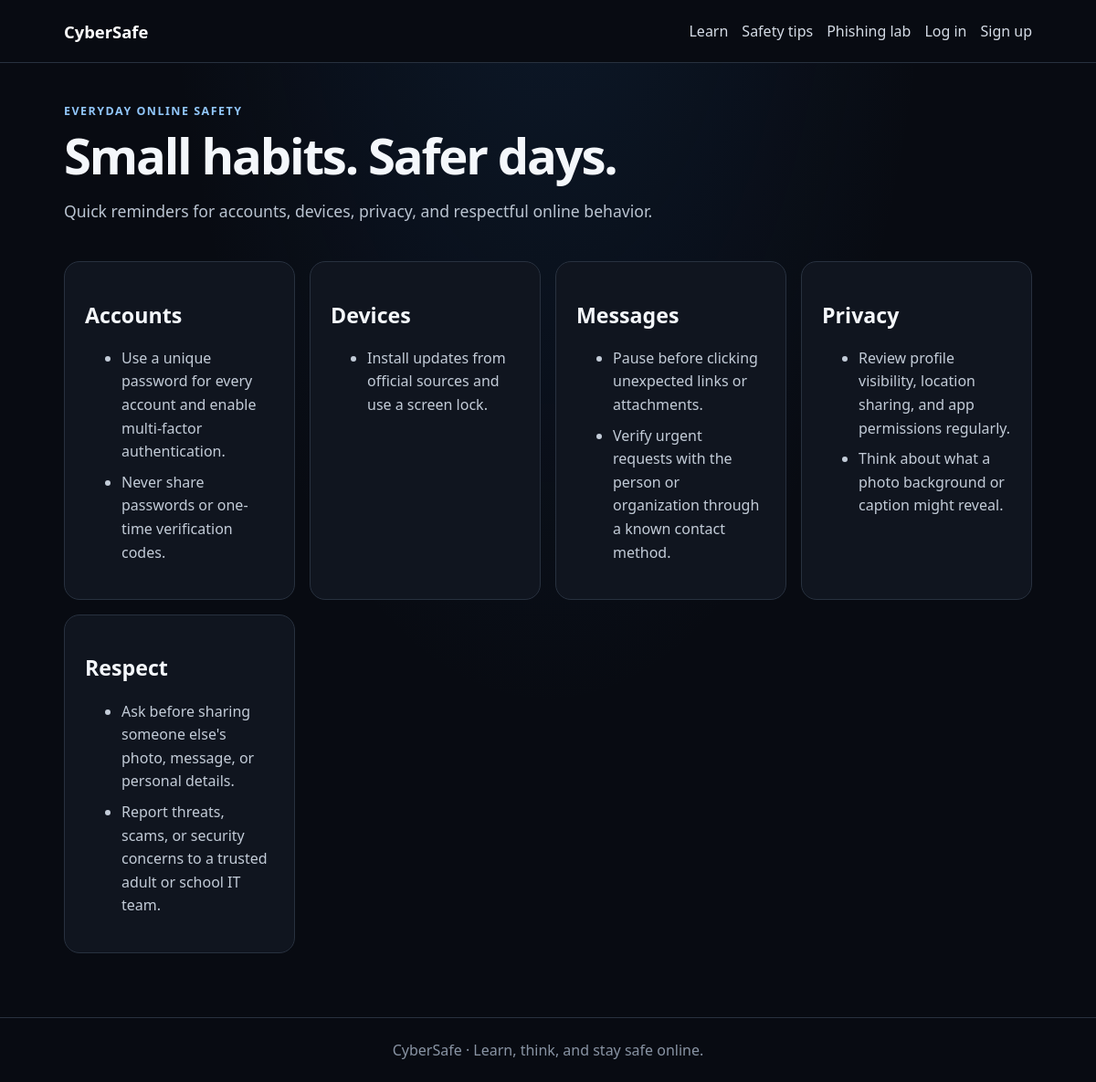
Before: /tips with the older database file.
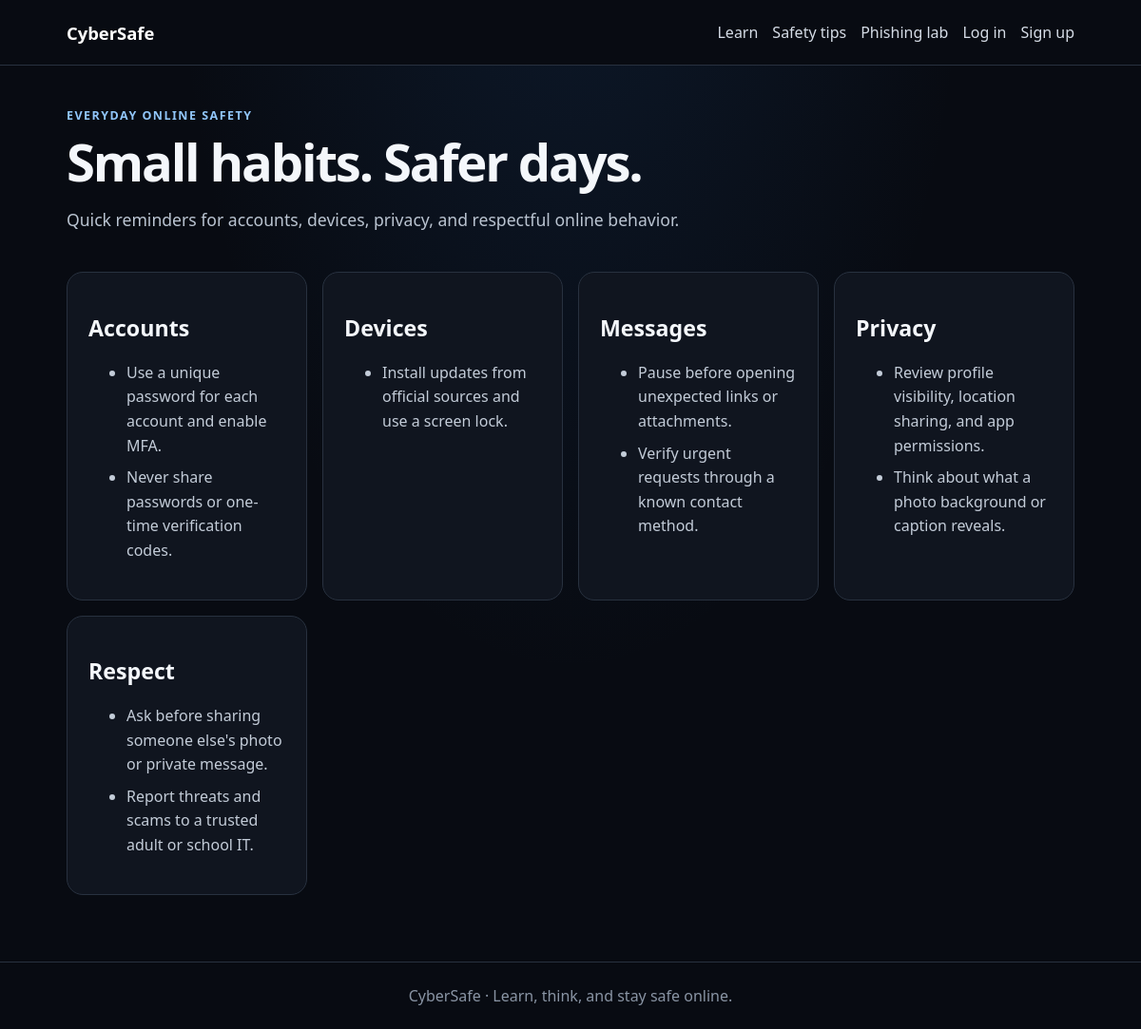
After: the same page with the newer database file.
### tables this page shows
CREATE TABLE tips (
                    id INTEGER PRIMARY KEY, category TEXT NOT NULL, content TEXT NOT NULL
                );

### app.py (the view)
    @app.get("/tips")
    def tips():
        rows = db().execute("SELECT category,content FROM tips ORDER BY category,id").fetchall()
        categories = {}
        for item in rows:
            categories.setdefault(item["category"], []).append(item["content"])
        return render_template("tips.html", categories=categories)

### app.py (called while the page is built)
def connect(database=DATABASE):
    db = sqlite3.connect(database)
    db.row_factory = sqlite3.Row
    db.execute("PRAGMA foreign_keys = ON")
    return db

### templates/tips.html (shortened to what this page needs)
{% extends "base.html" %}
{% block content %}
<span class="eyebrow">Everyday online safety</span><h1>Small habits. Safer days.</h1>
<p class="lead">Quick reminders for accounts, devices, privacy, and respectful online behavior.</p>
<div class="grid section">{% for category,items in categories.items() %}
  <section class="card"><h2>{{ category }}</h2><ul class="lesson-list">{% for item in items %}<li>{{ item }}</li>{% endfor %}</ul></section>
{% endfor %}</div>
{% endblock %}

### templates/base.html (shortened to what this page needs)
<!doctype html>
<html lang="en">
<head>
</head>
<body>
  <header class="top"><nav aria-label="Main navigation">
    <a class="brand" href="{{ url_for('index') }}">CyberSafe</a>
    <div class="links">
      <a href="{{ url_for('modules') }}">Learn</a><a href="{{ url_for('tips') }}">Safety tips</a>
      <a href="{{ url_for('phishing_activity') }}">Phishing lab</a>
      {% if current_user %}
        <a href="{{ url_for('dashboard') }}">My progress</a>
        {% if current_user.role == 'admin' %}<a href="{{ url_for('admin') }}">Admin</a>{% endif %}
        <form method="post" action="{{ url_for('logout') }}"><input type="hidden" name="csrf_token" value="{{ csrf_token }}"><button class="secondary" type="submit">Log out</button></form>
      {% else %}
        <a href="{{ url_for('login') }}">Log in</a><a href="{{ url_for('register') }}">Sign up</a>
      {% endif %}
    </div>
  </nav></header>
  <main class="page">
    {% block content %}{% endblock %}
  </main>
  <footer class="site-footer">CyberSafe · Learn, think, and stay safe online.</footer>
</body>
</html>

### templates/base.html (style rules this page uses)
:root { color-scheme: dark; font-family: system-ui, sans-serif; background: #080b12; color: #f4f7fb; --panel:#10151f; --line:#28313f; --muted:#aab4c2; --blue:#8bc6ff; }
* { box-sizing: border-box; }
body { min-height:100vh; margin:0; background:radial-gradient(ellipse at 50% -18%,rgba(35,91,158,.18),transparent 50%),#080b12; }
a { color:var(--blue); text-decoration:none; }
header.top { border-bottom:1px solid var(--line); background:#080b12; }
nav { width:min(1100px,100%); min-height:68px; margin:auto; padding:12px 20px; display:flex; align-items:center; justify-content:space-between; gap:18px; }
.brand { color:#fff; font-weight:800; font-size:1.15rem; }
.links { display:flex; flex-wrap:wrap; align-items:center; gap:15px; }
.links a { color:#d5dce6; }
.page { width:min(1100px,100%); margin:auto; padding:40px 20px 70px; }
.eyebrow { color:#91c6fa; text-transform:uppercase; letter-spacing:.12em; font-weight:750; font-size:.78rem; }
h1 { font-size:clamp(2rem,5vw,3.4rem); line-height:1.08; letter-spacing:-.04em; margin:10px 0; }
h2 { font-size:1.45rem; }
p { color:#bac4d1; line-height:1.65; }
.lead { max-width:720px; font-size:1.1rem; }
.grid { display:grid; grid-template-columns:repeat(auto-fit,minmax(min(100%,250px),1fr)); gap:16px; }
.card,.panel { background:var(--panel); border:1px solid var(--line); border-radius:17px; padding:22px; }
.section { margin-top:40px; }
.callout li,.lesson-list li { margin:8px 0; color:#c3ccd8; line-height:1.6; }
.site-footer { padding:24px; border-top:1px solid var(--line); text-align:center; color:#8994a4; }

Changed rows visible on the page:
changed tips "Accounts": content "Use a unique password for every account and enable multi-factor authentication." → "Use a unique password for each account and enable MFA."
changed tips "Messages": content "Pause before clicking unexpected links or attachments." → "Pause before opening unexpected links or attachments."
changed tips: content "Verify urgent requests with the person or organization through a known contact method." → "Verify urgent requests through a known contact method."
changed tips "Privacy": content "Review profile visibility, location sharing, and app permissions regularly." → "Review profile visibility, location sharing, and app permissions."
changed tips: content "Think about what a photo background or caption might reveal." → "Think about what a photo background or caption reveals."
changed tips "Respect": content "Ask before sharing someone else's photo, message, or personal details." → "Ask before sharing someone else's photo or private message."
changed tips: content "Report threats, scams, or security concerns to a trusted adult or school IT team." → "Report threats and scams to a trusted adult or school IT."
